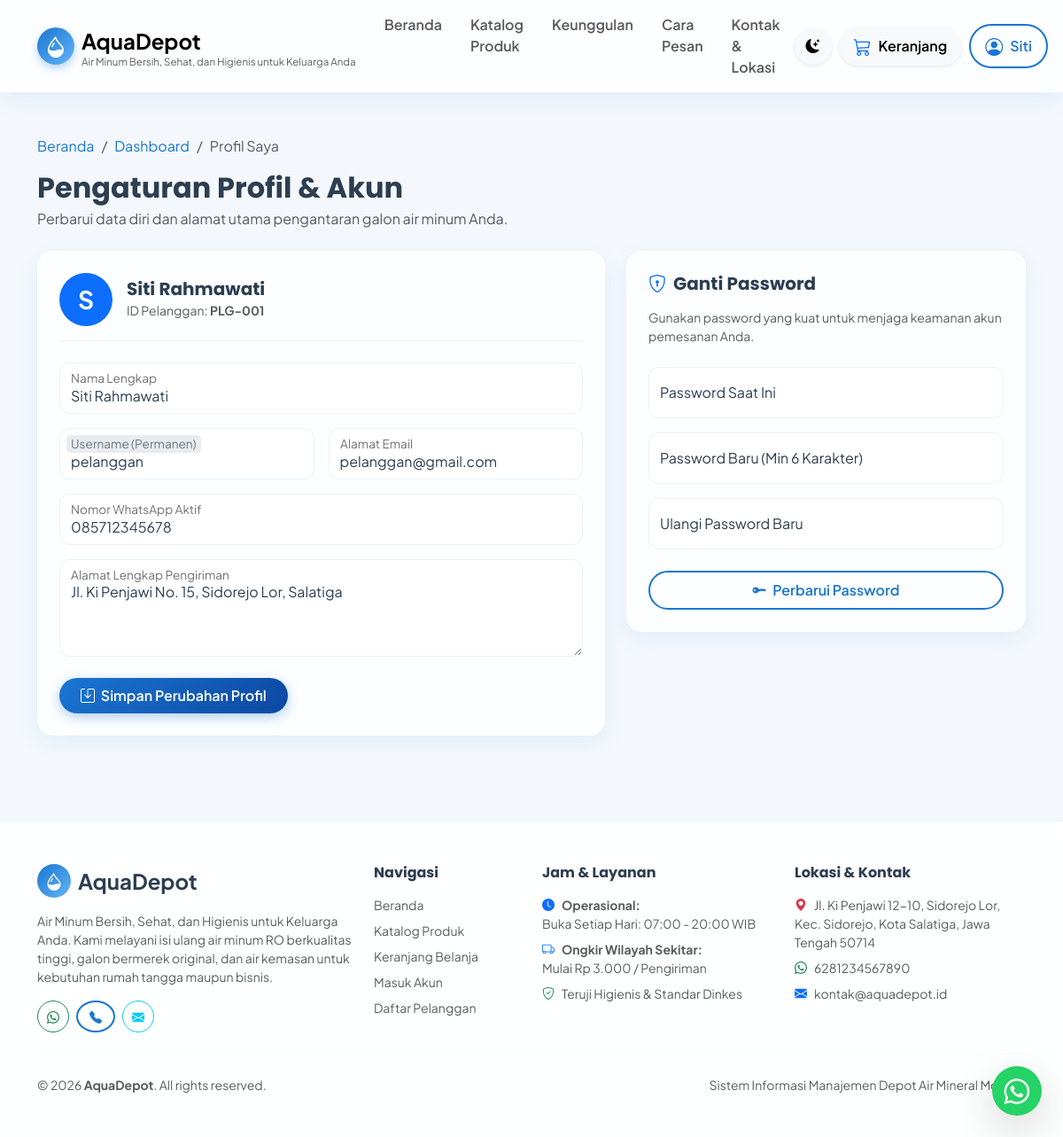
/pelanggan/profil.php (signed in), run on the app's committed database.
### tables this page shows
CREATE TABLE `pengaturan` (
  `id` INT AUTO_INCREMENT PRIMARY KEY,
  `nama_depot` VARCHAR(100) NOT NULL DEFAULT 'AquaDepot',
  `slogan` VARCHAR(255) DEFAULT 'Air Minum Bersih, Sehat, dan Higienis untuk Keluarga Anda',
  `alamat` TEXT NOT NULL,
  `no_telepon` VARCHAR(20) DEFAULT '081234567890',
  `no_whatsapp` VARCHAR(20) DEFAULT '6281234567890',
  `email` VARCHAR(100) DEFAULT 'info@aquadepot.id',
  `jam_operasional` VARCHAR(100) DEFAULT 'Senin - Minggu: 07.00 - 20.00 WIB',
  `ongkos_kirim_default` DECIMAL(12,2) DEFAULT 3000.00,
  `rekening_bank` TEXT DEFAULT 'Bank BCA: 123-456-7890 a.n. AquaDepot\nBank Mandiri: 987-654-3210 a.n. AquaDepot',
  `maps_embed` TEXT DEFAULT '<iframe src=\"https://maps.google.com/maps?q=Jl.+Ki+Penjawi+12-10,+Sidorejo+Lor,+Kec.+Sidorejo,+Kota+Salatiga,+Jawa+Tengah+50714&t=&z=15&ie=UTF8&iwloc=&output=embed\" width=\"100%\" height=\"350\" style=\"border:0;\" allowfullscreen=\"\" loading=\"lazy\"></iframe>',
  `logo` VARCHAR(255) DEFAULT 'logo.png',
  `updated_at` DATETIME DEFAULT CURRENT_TIMESTAMP ON UPDATE CURRENT_TIMESTAMP
);

CREATE TABLE `pelanggan` (
  `id` INT AUTO_INCREMENT PRIMARY KEY,
  `user_id` INT NULL,
  `kode_pelanggan` VARCHAR(20) NOT NULL UNIQUE,
  `nama` VARCHAR(100) NOT NULL,
  `no_telepon` VARCHAR(20) NOT NULL,
  `alamat` TEXT NOT NULL,
  `tipe_pelanggan` ENUM('umum', 'langganan', 'bisnis') NOT NULL DEFAULT 'umum',
  `created_at` DATETIME DEFAULT CURRENT_TIMESTAMP,
  `updated_at` DATETIME DEFAULT CURRENT_TIMESTAMP ON UPDATE CURRENT_TIMESTAMP,
  CONSTRAINT `fk_pelanggan_users` FOREIGN KEY (`user_id`) REFERENCES `users` (`id`) ON DELETE SET NULL ON UPDATE CASCADE
);

CREATE TABLE `users` (
  `id` INT AUTO_INCREMENT PRIMARY KEY,
  `role_id` INT NOT NULL,
  `username` VARCHAR(50) NOT NULL UNIQUE,
  `email` VARCHAR(100) NOT NULL UNIQUE,
  `password` VARCHAR(255) NOT NULL,
  `nama_lengkap` VARCHAR(100) NOT NULL,
  `no_telepon` VARCHAR(20) NULL,
  `status_aktif` ENUM('aktif', 'nonaktif') NOT NULL DEFAULT 'aktif',
  `foto_profil` VARCHAR(255) DEFAULT 'default.png',
  `created_at` DATETIME DEFAULT CURRENT_TIMESTAMP,
  `updated_at` DATETIME DEFAULT CURRENT_TIMESTAMP ON UPDATE CURRENT_TIMESTAMP,
  CONSTRAINT `fk_users_roles` FOREIGN KEY (`role_id`) REFERENCES `roles` (`id`) ON UPDATE CASCADE
);

### pelanggan/profil.php (the view, shortened to what the rows shown need)
<?php
require_once __DIR__ . '/../config/config.php';
$db = Database::getConnection();
$user = current_user();
$stmt = $db->prepare("
    SELECT u.*, p.id as pelanggan_id, p.kode_pelanggan, p.alamat, p.tipe_pelanggan
    FROM users u
    LEFT JOIN pelanggan p ON u.id = p.user_id
    WHERE u.id = ?
");
$stmt->execute([$user['id']]);
$userData = $stmt->fetch();
require_once __DIR__ . '/../includes/header.php';
?>
<div class="container py-5">
    <div class="mb-4" data-aos="fade-down">
        <h2 class="fw-bold mb-1">Pengaturan Profil & Akun</h2>
    </div>
    <div class="row g-4">
        <div class="col-lg-7" data-aos="fade-right">
            <div class="glass-card p-4">
                <div class="d-flex align-items-center gap-3 mb-4 pb-3 border-bottom" style="border-color: var(--card-border) !important;">
                    <div class="rounded-circle bg-primary text-white d-flex align-items-center justify-content-center fw-bold fs-3" style="width: 60px; height: 60px;">
                        <?= strtoupper(substr($userData['nama_lengkap'], 0, 1)) ?>
                    </div>
                    <div>
                        <h5 class="fw-bold mb-0"><?= htmlspecialchars($userData['nama_lengkap']) ?></h5>
                        <small class="text-muted">ID Pelanggan: <strong><?= htmlspecialchars($userData['kode_pelanggan'] ?? '-') ?></strong></small>
                    </div>
                </div>
                <form method="POST" action="">
                    <div class="row g-3">
                        <div class="col-md-12">
                            <div class="form-floating">
                                <input type="text" class="form-control" id="nama_lengkap" name="nama_lengkap" value="<?= htmlspecialchars($userData['nama_lengkap']) ?>" required>
                                <label for="nama_lengkap">Nama Lengkap</label>
                            </div>
                        </div>
                        <div class="col-md-6">
                            <div class="form-floating">
                                <input type="text" class="form-control" id="username" value="<?= htmlspecialchars($userData['username']) ?>" disabled>
                                <label for="username">Username (Permanen)</label>
                            </div>
                        </div>
                        <div class="col-md-6">
                            <div class="form-floating">
                                <input type="email" class="form-control" id="email" name="email" value="<?= htmlspecialchars($userData['email']) ?>" required>
                                <label for="email">Alamat Email</label>
                            </div>
                        </div>
                        <div class="col-md-12">
                            <div class="form-floating">
                                <input type="text" class="form-control" id="no_telepon" name="no_telepon" value="<?= htmlspecialchars($userData['no_telepon']) ?>" required>
                                <label for="no_telepon">Nomor WhatsApp Aktif</label>
                            </div>
                        </div>
                        <div class="col-md-12">
                            <div class="form-floating">
                                <textarea class="form-control" id="alamat" name="alamat" style="height: 110px;" required><?= htmlspecialchars($userData['alamat']) ?></textarea>
                                <label for="alamat">Alamat Lengkap Pengiriman</label>
                            </div>
                        </div>
                    </div>
                </form>
            </div>
        </div>
    </div>
</div>
<?php require_once __DIR__ . '/../includes/footer.php'; ?>

### includes/header.php (shortened to what the rows shown need)
<?php
require_once __DIR__ . '/../config/config.php';
$pengaturan = get_pengaturan();
$currentUser = current_user();
?>
<!DOCTYPE html>
<html lang="id" data-bs-theme="light">
<head>
    <link href="https://cdn.jsdelivr.net/npm/bootstrap@5.3.3/dist/css/bootstrap.min.css" rel="stylesheet">
    <link rel="stylesheet" href="https://cdn.jsdelivr.net/npm/bootstrap-icons@1.11.3/font/bootstrap-icons.min.css">
    <link href="https://unpkg.com/aos@2.3.1/dist/aos.css" rel="stylesheet">
    <link rel="stylesheet" href="https://cdn.jsdelivr.net/npm/sweetalert2@11/dist/sweetalert2.min.css">
    <link rel="stylesheet" href="<?= asset('css/style.css') ?>">
</head>
<body data-base-url="<?= base_url() ?>">
<nav class="navbar navbar-expand-lg sticky-top glass-card border-0 rounded-0" style="background: var(--glass-bg); backdrop-filter: blur(14px); z-index: 1040; border-bottom: 1px solid var(--card-border) !important;">
    <div class="container">
        <a class="navbar-brand d-flex align-items-center gap-2" href="<?= url('index.php') ?>">
            <div>
                <span class="fw-bold fs-4 text-gradient"><?= htmlspecialchars($pengaturan['nama_depot']) ?></span>
                <small class="d-none d-sm-block text-muted" style="font-size: 0.72rem; line-height: 1;"><?= htmlspecialchars($pengaturan['slogan']) ?></small>
            </div>
        </a>
        <div class="collapse navbar-collapse" id="publicNav">
            <div class="d-flex align-items-center gap-2 mt-3 mt-lg-0">
                <?php if ($currentUser): ?>
                    <div class="dropdown">
                        <button class="btn btn-outline-primary rounded-pill px-3 dropdown-toggle d-flex align-items-center gap-2" type="button" data-bs-toggle="dropdown">
                            <i class="bi bi-person-circle fs-5"></i>
                            <span class="d-none d-md-inline"><?= htmlspecialchars(explode(' ', $currentUser['nama_lengkap'])[0]) ?></span>
                        </button>
                    </div>
                <?php else: ?>
                    <a href="<?= url('auth/login.php') ?>" class="btn btn-outline-primary rounded-pill px-3">Masuk</a>
                    <a href="<?= url('auth/register.php') ?>" class="btn btn-primary rounded-pill px-3">Daftar</a>
                <?php endif; ?>
            </div>
        </div>
    </div>
</nav>

### includes/footer.php (shortened to what the rows shown need)
<?php
$pengaturan = get_pengaturan();
$waNumber = preg_replace('/[^0-9]/', '', $pengaturan['no_whatsapp'] ?? '6281234567890');
$waMessage = urlencode("Halo " . ($pengaturan['nama_depot'] ?? 'AquaDepot') . ", saya ingin pesan air mineral galon.");
?>
<footer class="mt-5 border-top py-5" style="background: var(--card-bg); border-color: var(--card-border) !important;">
    <div class="container">
        <div class="row g-4">
            <div class="col-lg-4 col-md-6">
                <div class="d-flex align-items-center gap-2 mb-3">
                    <div class="rounded-circle d-flex align-items-center justify-content-center text-white" style="width: 38px; height: 38px; background: linear-gradient(135deg, #1976D2, #64B5F6);">
                        <i class="bi bi-droplet-half fs-5"></i>
                    </div>
                    <span class="fw-bold fs-4"><?= htmlspecialchars($pengaturan['nama_depot']) ?></span>
                </div>
                <p class="text-muted small mb-3">
                    <?= htmlspecialchars($pengaturan['slogan']) ?>. Kami melayani isi ulang air minum RO berkualitas tinggi, galon bermerek original, dan air kemasan untuk kebutuhan rumah tangga maupun bisnis.
                </p>
                <div class="d-flex gap-2">
                    <a href="https://wa.me/<?= $waNumber ?>?text=<?= $waMessage ?>" target="_blank" class="btn btn-sm btn-outline-success rounded-circle" style="width: 36px; height: 36px; display: flex; align-items: center; justify-content: center;">
                    </a>
                    <a href="tel:<?= htmlspecialchars($pengaturan['no_telepon']) ?>" class="btn btn-sm btn-outline-primary rounded-circle" style="width: 36px; height: 36px; display: flex; align-items: center; justify-content: center;">
                    </a>
                    <a href="mailto:<?= htmlspecialchars($pengaturan['email']) ?>" class="btn btn-sm btn-outline-info rounded-circle" style="width: 36px; height: 36px; display: flex; align-items: center; justify-content: center;">
                    </a>
                </div>
            </div>
            <div class="col-lg-3 col-md-6">
                <h6 class="fw-bold mb-3">Jam & Layanan</h6>
                <p class="text-muted small mb-2">
                    <i class="bi bi-clock-fill text-primary me-2"></i><strong>Operasional:</strong><br>
                    <?= htmlspecialchars($pengaturan['jam_operasional']) ?>
                </p>
                <p class="text-muted small mb-2">
                    <i class="bi bi-truck text-primary me-2"></i><strong>Ongkir Wilayah Sekitar:</strong><br>
                    Mulai <?= format_rupiah($pengaturan['ongkos_kirim_default'] ?? 3000) ?> / Pengiriman
                </p>
                <p class="text-muted small mb-0">
                    <i class="bi bi-shield-check text-success me-2"></i>Teruji Higienis & Standar Dinkes
                </p>
            </div>
            <div class="col-lg-3 col-md-6">
                <h6 class="fw-bold mb-3">Lokasi & Kontak</h6>
                <p class="text-muted small mb-2">
                    <i class="bi bi-geo-alt-fill text-danger me-2"></i><?= nl2br(htmlspecialchars($pengaturan['alamat'])) ?>
                </p>
                <p class="text-muted small mb-2">
                    <i class="bi bi-whatsapp text-success me-2"></i><?= htmlspecialchars($pengaturan['no_whatsapp']) ?>
                </p>
                <p class="text-muted small mb-0">
                    <i class="bi bi-envelope-fill text-primary me-2"></i><?= htmlspecialchars($pengaturan['email']) ?>
                </p>
            </div>
        </div>
        <div class="row align-items-center">
            <div class="col-md-6 text-center text-md-start small text-muted">
                &copy; <?= date('Y') ?> <strong><?= htmlspecialchars($pengaturan['nama_depot']) ?></strong>. All rights reserved.
            </div>
        </div>
    </div>
</footer>
</body>
</html>

### data on the page
pengaturan: nama_depot "AquaDepot", slogan "Air Minum Bersih, Sehat, dan Higienis untuk Keluarga Anda", jam_operasional "Buka Setiap Hari: 07:00 - 20:00 WIB", ongkos_kirim_default "Rp 3.000", alamat "Jl. Ki Penjawi 12-10, Sidorejo Lor, Kec. Sidorejo, Kota Salatiga, Jawa Tengah 50714", no_whatsapp "6281234567890", email "kontak@aquadepot.id"
pelanggan: user.nama_lengkap "Siti", user.nama_lengkap "S", user.nama_lengkap "Siti Rahmawati", kode_pelanggan "PLG-001", nama_lengkap "Siti Rahmawati", user.username "pelanggan", email "pelanggan@gmail.com", no_telepon "085712345678", alamat "Jl. Ki Penjawi No. 15, Sidorejo Lor, Salatiga"
